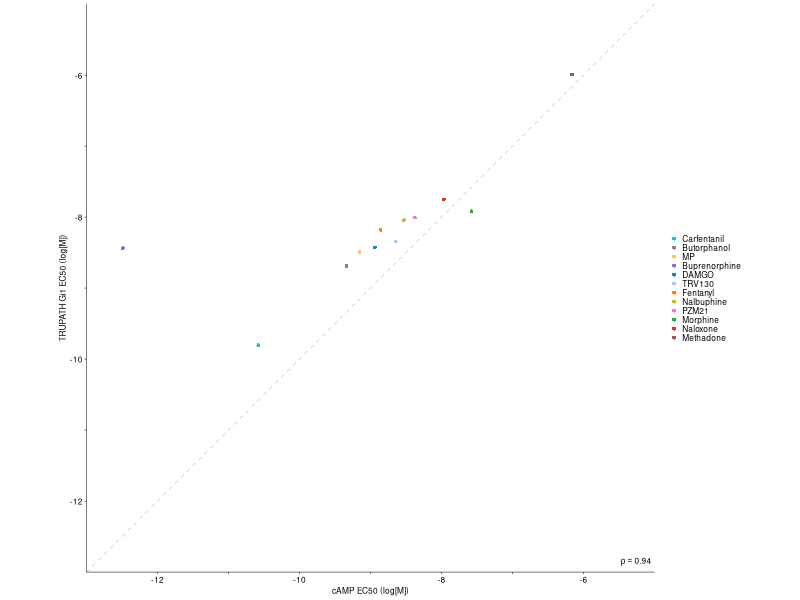

This figure's R source:
library(tidyverse)
library(readxl)

setwd("/Users/mkh/GitHub/mor_dms_analysis/trupath_vs_camp_efficacy")

dat <- read_excel("cAMP_trupath_ec50_copmp.xlsx", sheet = "Sheet1") %>%
  rename(Ligand      = ligand,
         trupath_ec50 = `TRUPATH EC50`,
         camp_ec50    = `cAMP EC50`) %>%
  filter(!is.na(trupath_ec50), !is.na(camp_ec50))

# 0.5 pt linewidth in ggplot2 units
lw <- 0.5 / 2.835

base_theme <- theme_classic(base_size = 6, base_family = "Helvetica") +
  theme(
    text             = element_text(color = "black", size = 6, face = "plain", family = "Helvetica"),
    axis.text        = element_text(color = "black", size = 6, face = "plain", family = "Helvetica"),
    axis.title       = element_text(color = "black", size = 6, face = "plain", family = "Helvetica"),
    axis.line        = element_line(color = "black", linewidth = lw),
    axis.ticks       = element_line(color = "black", linewidth = lw),
    plot.title       = element_text(color = "black", size = 6, face = "plain", family = "Helvetica", hjust = 0.5),
    plot.background  = element_rect(fill = NA, color = NA),
    panel.background = element_rect(fill = NA, color = NA),
    legend.position  = "right",
    legend.title     = element_blank(),
    legend.text      = element_text(color = "black", size = 6, family = "Helvetica"),
    legend.key.size  = unit(2, "mm"),
    legend.key       = element_rect(fill = NA, color = NA),
    legend.background = element_rect(fill = NA, color = NA),
    legend.margin    = margin(0, 0, 0, 0),
    legend.box.spacing = unit(4, "mm"),
    aspect.ratio     = 1
  )

ligand_palette <- c(
  "DAMGO"         = "#1F77B4",
  "Fentanyl"      = "#FF7F0E",
  "Morphine"      = "#2CA02C",
  "Naloxone"      = "#D62728",
  "Buprenorphine" = "#9467BD",
  "Methadone"     = "#8C564B",
  "PZM21"         = "#E377C2",
  "Carfentanil"   = "#17BECF",
  "Nalbuphine"    = "#BCBD22",
  "Butorphanol"   = "#7F7F7F",
  "TRV130"        = "#AEC7E8",
  "MP"            = "#FFBB78"
)

# Spearman correlation across all WT ligands
rho_val <- cor(dat$camp_ec50, dat$trupath_ec50, method = "spearman")
corr_label <- sprintf("rho == %.2f", rho_val)

# Legend ordered by TRUPATH potency (most potent = most negative log[M] first)
legend_order <- dat %>% arrange(trupath_ec50) %>% pull(Ligand)

p <- ggplot(dat, aes(x = camp_ec50, y = trupath_ec50, color = Ligand)) +
  geom_abline(slope = 1, intercept = 0,
              color = "grey70", linewidth = lw, linetype = "dashed") +
  geom_point(shape = 16, size = 1.0, alpha = 0.95) +
  scale_color_manual(values = ligand_palette,
                     breaks = legend_order) +
  annotate("text", x = Inf, y = -Inf, label = corr_label, parse = TRUE,
           family = "Helvetica",
           hjust = 1.1, vjust = -0.8, size = 6 / .pt, color = "black") +
  scale_x_continuous(limits = c(-13, -5), expand = c(0, 0),
                     breaks = seq(-12, -6, by = 1),
                     labels = function(x) ifelse(x %% 2 == 0, as.character(x), "")) +
  scale_y_continuous(limits = c(-13, -5), expand = c(0, 0),
                     breaks = seq(-12, -6, by = 1),
                     labels = function(x) ifelse(x %% 2 == 0, as.character(x), "")) +
  coord_cartesian(clip = "off") +
  labs(
    x = "cAMP EC50 (log[M])",
    y = "TRUPATH Gi1 EC50 (log[M])"
  ) +
  base_theme

ggsave("camp_vs_trupath_ec50_scatter.pdf", p,
       width = 68, height = 40, units = "mm",
       bg = "transparent")
message("Saved: ", file.path(getwd(), "camp_vs_trupath_ec50_scatter.pdf"))
